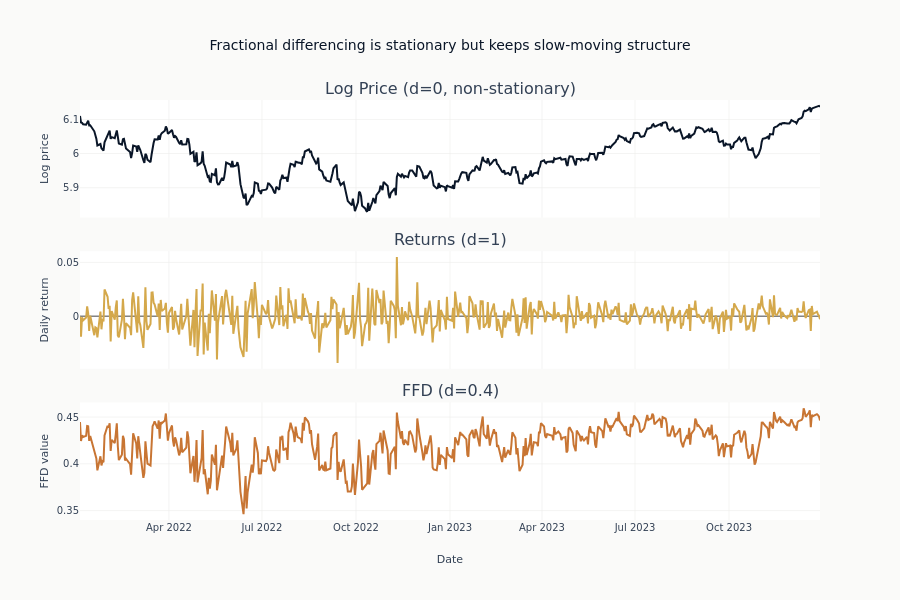

Notebook code for this chart:
### Markdown cell above
## 8. Visualize FFD Transformation

### Code cell
# Compare original, returns, and FFD
d_plot = ASSET_CLASS_D["equities"]
ffd_series = ffdiff(spy["close"].log(), d=d_plot, threshold=FFD_THRESHOLD)

fig = make_subplots(
    rows=3,
    cols=1,
    shared_xaxes=True,
    subplot_titles=["Log Price (d=0, non-stationary)", "Returns (d=1)", f"FFD (d={d_plot})"],
    vertical_spacing=0.08,
)

dates = spy["timestamp"].to_list()
log_prices_arr = spy["close"].log().to_numpy()
returns_arr = spy["close"].pct_change().to_numpy()
ffd_arr = ffd_series.to_numpy()

# Use last 500 points for visibility
n = 500

fig.add_trace(go.Scatter(x=dates[-n:], y=log_prices_arr[-n:], name="Log Price"), row=1, col=1)
fig.add_trace(go.Scatter(x=dates[-n:], y=returns_arr[-n:], name="Returns"), row=2, col=1)
fig.add_trace(go.Scatter(x=dates[-n:], y=ffd_arr[-n:], name="FFD"), row=3, col=1)

fig.update_yaxes(title_text="Log price", row=1, col=1)
fig.update_yaxes(title_text="Daily return", row=2, col=1)
fig.update_yaxes(title_text="FFD value", row=3, col=1)
fig.update_xaxes(title_text="Date", row=3, col=1)
fig.update_layout(
    height=600,
    showlegend=False,
    title="Fractional differencing is stationary but keeps slow-moving structure",
)
fig.show()

### Figure 1 — Plotly figure (JSON) as saved in the notebook; plotly's stock layout.template omitted (floating-point values rounded to 4 significant figures; data arrays with more than 128 entries replaced by an {"elided": "..."} marker saying what was removed)
{"data": [{"name": "Log Price", "type": "scatter", "x": {"elided": "500 str values"}, "xaxis": "x", "y": {"elided": "500 float values"}, "yaxis": "y"}, {"name": "Returns", "type": "scatter", "x": {"elided": "500 str values"}, "xaxis": "x2", "y": {"elided": "500 float values"}, "yaxis": "y2"}, {"name": "FFD", "type": "scatter", "x": {"elided": "500 str values"}, "xaxis": "x3", "y": {"elided": "500 float values"}, "yaxis": "y3"}], "layout": {"annotations": [{"font": {"size": 16}, "showarrow": false, "text": "Log Price (d=0, non-stationary)", "x": 0.5, "xanchor": "center", "xref": "paper", "y": 1.0, "yanchor": "bottom", "yref": "paper"}, {"font": {"size": 16}, "showarrow": false, "text": "Returns (d=1)", "x": 0.5, "xanchor": "center", "xref": "paper", "y": 0.64, "yanchor": "bottom", "yref": "paper"}, {"font": {"size": 16}, "showarrow": false, "text": "FFD (d=0.4)", "x": 0.5, "xanchor": "center", "xref": "paper", "y": 0.28, "yanchor": "bottom", "yref": "paper"}], "height": 600, "showlegend": false, "title": {"text": "Fractional differencing is stationary but keeps slow-moving structure"}, "xaxis": {"anchor": "y", "domain": [0.0, 1.0], "matches": "x3", "showticklabels": false}, "xaxis2": {"anchor": "y2", "domain": [0.0, 1.0], "matches": "x3", "showticklabels": false}, "xaxis3": {"anchor": "y3", "domain": [0.0, 1.0], "title": {"text": "Date"}}, "yaxis": {"anchor": "x", "domain": [0.72, 1.0], "title": {"text": "Log price"}}, "yaxis2": {"anchor": "x2", "domain": [0.36, 0.64], "title": {"text": "Daily return"}}, "yaxis3": {"anchor": "x3", "domain": [0.0, 0.28], "title": {"text": "FFD value"}}}}
